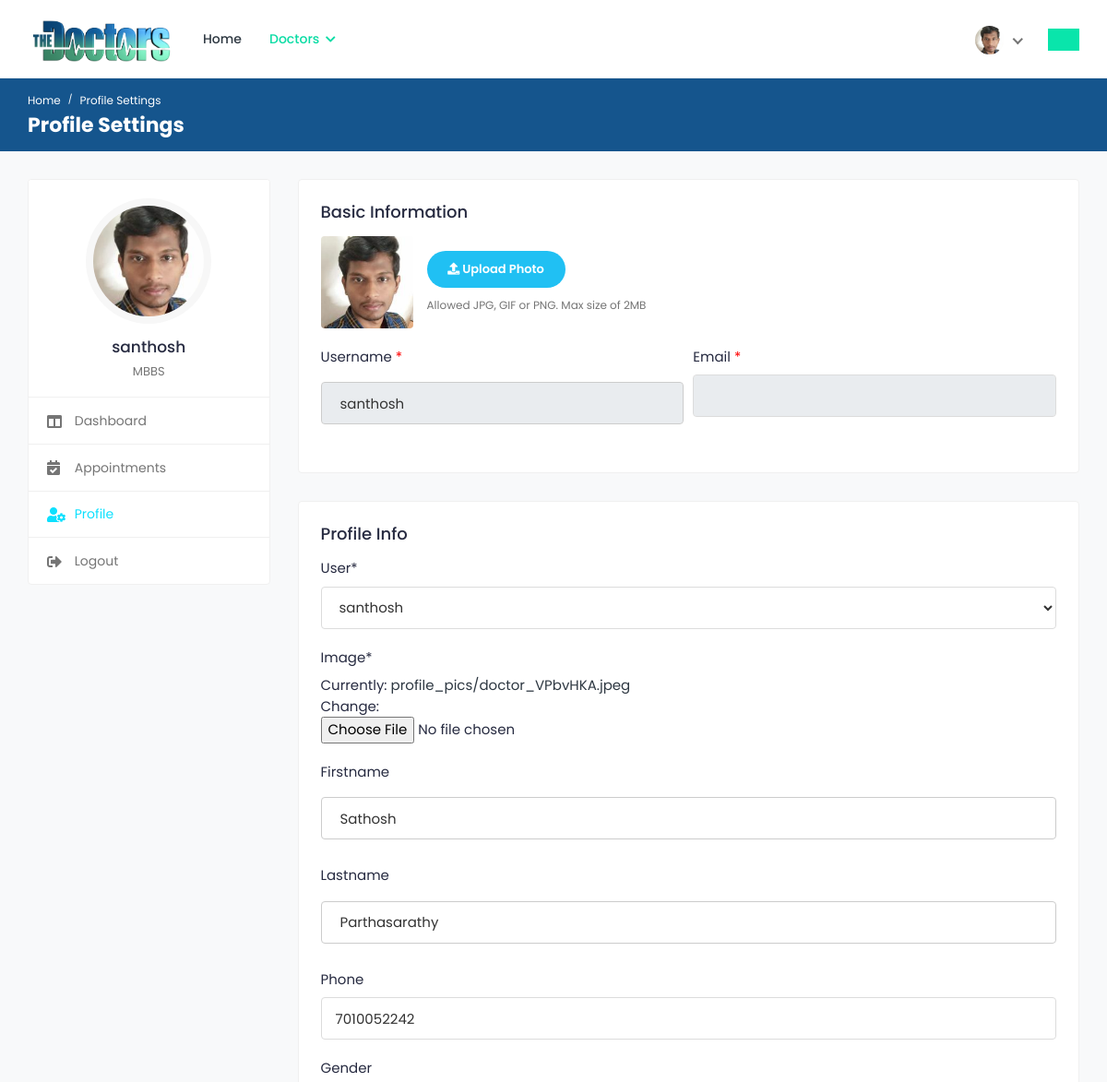
/doctor-profile/ (signed in, upper part), run on an earlier commit of the app's database.
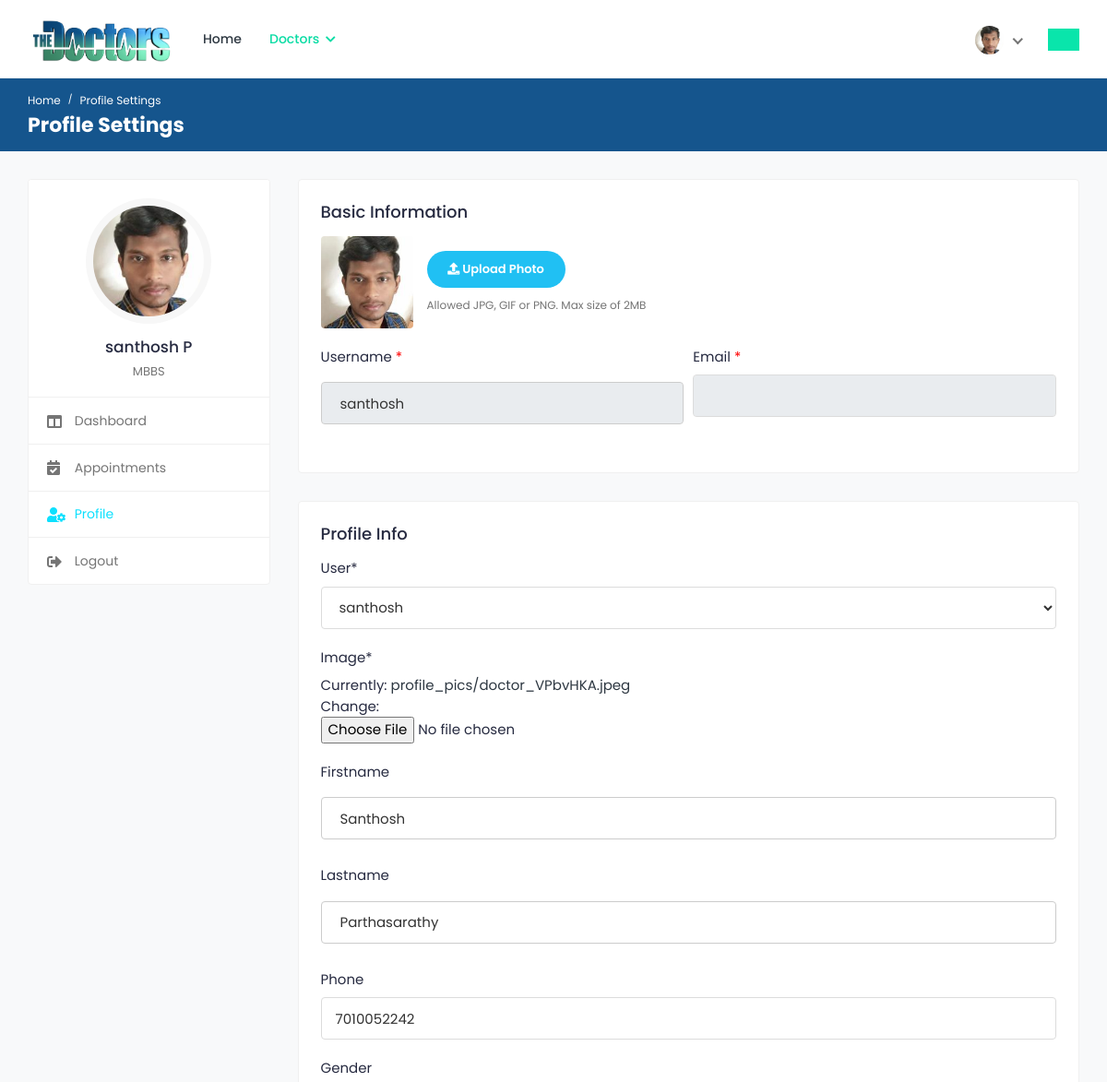
And on a later commit of the database.
### app/models.py (models this page shows, shortened)
class Doctor(models.Model):
    name = models.CharField(max_length=100,blank=True,null=True)
    qualification = models.CharField(max_length=50,null=True,blank=True)
    specalization = models.CharField(max_length=100,blank=True,null=True)
    location = models.CharField(max_length=100,blank=True,null=True)
    doctor = models.ForeignKey(User,on_delete=models.CASCADE)
    image = models.ImageField(default='default.jpg',upload_to='profile_pics')

class Profile(models.Model):
    user = models.OneToOneField(User,on_delete=models.CASCADE)
    image = models.ImageField(default='default.jpg',upload_to='profile_pics')
    firstname = models.CharField(max_length=50,blank=True,null=True)
    lastname = models.CharField(max_length=50,blank=True,null=True)
    phone = models.IntegerField(null=True,blank=True)
    gender = models.CharField(max_length=50,blank=True,null=True)
    aboutme = models.TextField(null=True,blank=True)
    clinicname = models.CharField(max_length=100,blank=True,null=True)
    address = models.CharField(max_length=100,blank=True,null=True)
    contactaddress1 = models.CharField(max_length=100,blank=True,null=True)
    contactddress2 = models.CharField(max_length=100,blank=True,null=True)
    city = models.CharField(max_length=100,blank=True,null=True)
    state = models.CharField(max_length=100,blank=True,null=True)
    country = models.CharField(max_length=100,blank=True,null=True)
    postal = models.CharField(max_length=100,blank=True,null=True)
    price = models.CharField(max_length=100,blank=True,null=True,default="Free")
    spelization = models.CharField(max_length=100,blank=True,null=True)
    service = models.CharField(max_length=100,blank=True,null=True)

### app/views.py (the view)
# urls.py: path('doctor-profile/',views.Doctorprofile,name="doctor-profile"),
@login_required
def Doctorprofile(request):
    logged_in_user_details = Doctor.objects.filter(doctor=request.user)
    if request.method == "POST":
        profile_form =ProfileUpadteForm(request.POST,request.FILES,instance=request.user.profile)
        if profile_form.is_valid():
            profile_form.save()
            messages.success(request, f'Your account has been updated!')
            return redirect('doctor-profile')
    else:
        profile_form = ProfileUpadteForm(instance=request.user.profile)
    context = {
        'doctors':logged_in_user_details,
        'profile_form':profile_form
    }
    return render(request,'dprofile-settings.html',context)

### app/forms.py
class ProfileUpadteForm(forms.ModelForm):
    class Meta:
        model = Profile
        fields = "__all__"

### app/templates/dprofile-settings.html (shortened to what the changed rows need)
{% load static %}
{% load crispy_forms_tags %}
<!DOCTYPE html>
<html lang="en">
    <head>
		<link rel="stylesheet" href="{% static 'assets/css/app/bootstrap.min.css' %}">
		<link rel="stylesheet" href="{% static 'assets/plugins/fontawesome/css/fontawesome.min.css' %}">
		<link rel="stylesheet" href="{% static 'assets/plugins/fontawesome/css/all.min.css' %}">
		<link rel="stylesheet" href="{% static 'assets/plugins/select2/css/select2.min.css' %}">
		<link rel="stylesheet" href="{% static 'assets/plugins/bootstrap-tagsinput/css/bootstrap-tagsinput.css' %}">
		<link rel="stylesheet" href="{% static 'assets/plugins/dropzone/dropzone.min.css' %}">
		<link rel="stylesheet" href="{% static 'assets/css/app/style.css' %}">
	</head>
	<body>
		<div class="main-wrapper">
			<div class="breadcrumb-bar">
				<div class="container-fluid">
					<div class="row align-items-center">
						<div class="col-md-12 col-12">
							<h2 class="breadcrumb-title">Profile Settings</h2>
						</div>
					</div>
				</div>
			</div>
			<div class="content">
				<div class="container-fluid">
					<div class="row">
						<div class="col-md-5 col-lg-4 col-xl-3 theiaStickySidebar">
							<div class="profile-sidebar">
								<div class="widget-profile pro-widget-content">
									<div class="profile-info-widget">
										{% for doctor in doctors %}
										<div class="profile-det-info">
											<h3>{{ doctor.name }}</h3>
											<div class="patient-details">
												<h5 class="mb-0">{{ doctor.qualification }}</h5>
											</div>
										</div>
										{% endfor %}
									</div>
								</div>
							</div>
						</div>
						<div class="col-md-7 col-lg-8 col-xl-9">
							<div class="card">
								<div class="card-body">
									<form method="POST" enctype="multipart/form-data">
										{{ profile_form|crispy }}
									</form>
								</div>
							</div>
						</div>
					</div>
				</div>
			</div>
		</div>
	</body>
</html>

What changed in the data, as far as the page shows it:
removed Doctor: name "santhosh", qualification "MBBS"
added Doctor: name "santhosh P", qualification "MBBS"
changed Profile "santhosh": firstname "Sathosh" → "Santhosh"
